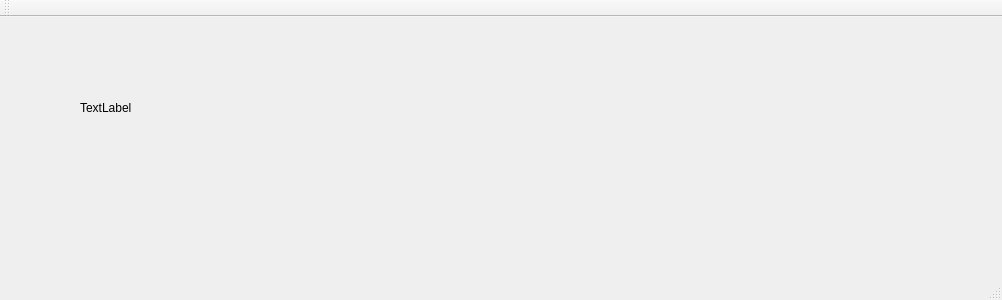
<?xml version="1.0" encoding="UTF-8"?>
<ui version="4.0">
 <class>MainWindow</class>
 <widget class="QMainWindow" name="MainWindow">
  <property name="geometry">
   <rect>
    <x>0</x>
    <y>0</y>
    <width>1002</width>
    <height>300</height>
   </rect>
  </property>
  <property name="windowTitle">
   <string>MainWindow</string>
  </property>
  <widget class="QWidget" name="centralWidget">
   <widget class="QLabel" name="label">
    <property name="geometry">
     <rect>
      <x>80</x>
      <y>60</y>
      <width>731</width>
      <height>61</height>
     </rect>
    </property>
    <property name="text">
     <string>TextLabel</string>
    </property>
   </widget>
  </widget>
  <widget class="QMenuBar" name="menuBar">
   <property name="geometry">
    <rect>
     <x>0</x>
     <y>0</y>
     <width>1002</width>
     <height>28</height>
    </rect>
   </property>
  </widget>
  <widget class="QToolBar" name="mainToolBar">
   <attribute name="toolBarArea">
    <enum>TopToolBarArea</enum>
   </attribute>
   <attribute name="toolBarBreak">
    <bool>false</bool>
   </attribute>
  </widget>
  <widget class="QStatusBar" name="statusBar"/>
 </widget>
 <layoutdefault spacing="6" margin="11"/>
 <resources/>
 <connections/>
</ui>
